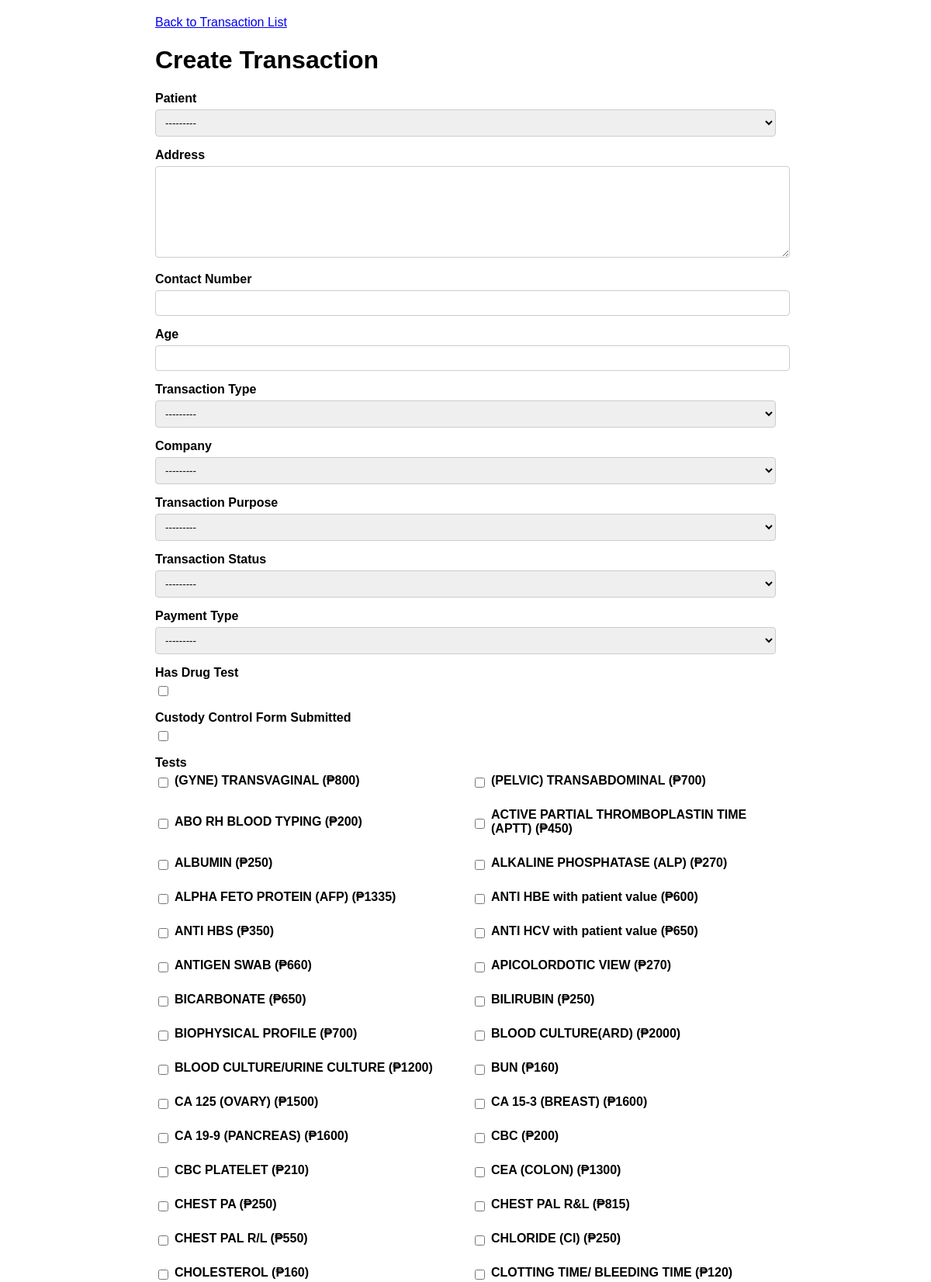
/transactions/transaction/new/ (signed in, upper part), run on the app's committed database.
### tests/models.py (models this page shows, shortened)
class Test(models.Model):
    TEST_CATEGORY_CHOICES = [
        ('Hematology', 'Hematology'),
        ('Clinical Microscopy', 'Clinical Microscopy'),
        ('Pregnancy Test', 'Pregnancy Test'),
        ('Blood Chemistry', 'Blood Chemistry'),
        ('Liver Function', 'Liver Function'),
        ('Electrolytes', 'Electrolytes'),
        ('Tumor Markers', 'Tumor Markers'),
        ('Serology', 'Serology'),
        ('Immunology', 'Immunology'),
        ('Hormone', 'Hormone'),
        ('Hepatitis', 'Hepatitis'),
        ('Xray', 'Xray'),
        ('Ultrasound', 'Ultrasound'),
        ('Xray', 'Xray'),
        ('Others', 'Others')
    ]
    test_name = models.CharField(max_length=50)
    test_price = models.PositiveIntegerField()
    test_package_exclusion_rate = models.PositiveIntegerField()
    test_category = models.CharField(max_length=50, choices=TEST_CATEGORY_CHOICES)

### transactions/views.py (the view, shortened to what this page needs)
# urls.py: path('transaction/new/', views.TransactionCreateView.as_view(), name='transaction_new'),
@method_decorator(login_required, name='dispatch')
class TransactionCreateView(CreateView):
    model = Transaction
    form_class = TransactionForm
    template_name = 'transactions/transaction_form.html'
    success_url = reverse_lazy('transaction_list')

### transactions/forms.py
class TransactionForm(forms.ModelForm):
    tests = forms.ModelMultipleChoiceField(
        queryset=Test.objects.all().order_by('test_name'),
        widget=forms.CheckboxSelectMultiple(),
        required=False,
        label='Select Tests'
    )
    class Meta:
        model = Transaction
        fields = [
            'patient',
            'address',
            'contact_no',
            'age',
            'transaction_type',
            'company',
            'payment_type',
            'transaction_purpose',
            'has_drug_test',
            'custody_control_form_submitted',
            'transaction_status',
            'discount_type',
            'discount_rate',
            'discounted_total',
            'transaction_total'
        ]
    def __init__(self, *args, **kwargs):
        super().__init__(*args, **kwargs)
        self.fields['patient'].queryset = Patient.objects.all().order_by('last_name', 'first_name')
        self.fields['company'].queryset = Company.objects.all().order_by('company_name')
        if self.instance.pk:
            self.fields['tests'].initial = self.instance.transaction_tests.values_list('test_id', flat=True)

### companies/models.py (called while the page is built)
    def __str__(self):
        return f"{self.company_name}"

### patients/models.py (called while the page is built)
    def __str__(self):
        return f"{self.last_name}, {self.first_name} {self.middle_name}"

### transactions/templates/transactions/transaction_form.html (shortened to what this page needs)
<!DOCTYPE html>
<html>
<head>
</head>
<body>
    <div class="nav">
        <a href="{% url 'transaction_list' %}">Back to Transaction List</a>
    </div>
    <h1>{% if form.instance.pk %}Edit{% else %}Create{% endif %} Transaction</h1>
    <form method="POST">
        <div class="form-group">
            <label for="patient">Patient</label>
            {{ form.patient }}
        </div>
        <div class="form-group">
            <label for="address">Address</label>
            {{ form.address }}
        </div>
        <div class="form-group">
            <label for="contact_no">Contact Number</label>
            {{ form.contact_no }}
        </div>
        <div class="form-group">
            <label for="age">Age</label>
            {{ form.age }}
        </div>
        <div class="form-group">
            <label for="transaction_type">Transaction Type</label>
            {{ form.transaction_type }}
        </div>
        <div class="form-group">
            <label for="company_id">Company</label>
            {{ form.company }}
        </div>
        <div class="form-group">
            <label for="transaction_purpose">Transaction Purpose</label>
            {{ form.transaction_purpose }}
        </div>
        <div class="form-group">
            <label for="transaction_purpose">Transaction Status</label>
            {{ form.transaction_status }}
        </div>
        <div class="form-group">
            <label for="payment_type">Payment Type</label>
            {{ form.payment_type }}
        </div>
        <div class="form-group">
            <label for="has_drug_test">Has Drug Test</label>
            {{ form.has_drug_test }}
        </div>
        <div class="form-group">
            <label for="custody_control_form_submitted">Custody Control Form Submitted</label>
            {{ form.custody_control_form_submitted }}
        </div>
        <div class="form-group">
            <label for="tests">Tests</label>
            <div class="tests-container">
                {% for test in form.fields.tests.queryset %}
                    <div class="test-option">
                        <input type="checkbox"
                            name="tests"
                            value="{{ test.pk }}"
                            id="test_{{ test.pk }}"
                            data-price="{{ test.test_price }}"
                            {% if test.pk in form.initial.tests %}checked{% endif %}>
                        <label for="test_{{ test.pk }}">{{ test.test_name }} (₱{{ test.test_price }})</label>
                    </div>
                {% endfor %}
            </div>
        </div>
    </form>
</body>
</html>

### transactions/templates/transactions/transaction_form.html (style rules this page uses)
body { font-family: Arial, sans-serif; max-width: 800px; margin: 0 auto; padding: 20px; }
.form-group { margin-bottom: 15px; }
label { display: block; margin-bottom: 5px; font-weight: bold; }
input[type="text"], input[type="email"], input[type="date"], input[type="number"], textarea, select { width: 100%; padding: 8px; border: 1px solid #ccc; border-radius: 4px; }
textarea { height: 100px; }
.nav { margin-bottom: 20px; }
.nav a { margin-right: 15px; }
.tests-container { display: grid; grid-template-columns: 1fr; gap: 8px; }
@media (min-width: 768px) { .tests-container { grid-template-columns: 1fr 1fr; gap: 16px; } }
.test-option { display: flex; align-items: center; margin-bottom: 5px; }
.test-option input[type="checkbox"] { margin-right: 8px; }

### data on the page
Test: test_name "(GYNE) TRANSVAGINAL", test_price "800"
Test: test_name "(PELVIC) TRANSABDOMINAL", test_price "700"
Test: test_name "ABO RH BLOOD TYPING", test_price "200"
Test: test_name "ACTIVE PARTIAL THROMBOPLASTIN TIME (APTT)", test_price "450"
Test: test_name "ALBUMIN", test_price "250"
Test: test_name "ALKALINE PHOSPHATASE (ALP)", test_price "270"
Test: test_name "ALPHA FETO PROTEIN (AFP)", test_price "1335"
Test: test_name "ANTI HBE with patient value", test_price "600"
Test: test_name "ANTI HBS", test_price "350"
Test: test_name "ANTI HCV with patient value", test_price "650"
Test: test_name "ANTIGEN SWAB", test_price "660"
Test: test_name "APICOLORDOTIC VIEW", test_price "270"
Test: test_name "BICARBONATE", test_price "650"
Test: test_name "BILIRUBIN", test_price "250"
Test: test_name "BIOPHYSICAL PROFILE", test_price "700"
Test: test_name "BLOOD CULTURE(ARD)", test_price "2000"
Test: test_name "BLOOD CULTURE/URINE CULTURE", test_price "1200"
Test: test_name "BUN", test_price "160"
Test: test_name "CA 125 (OVARY)", test_price "1500"
Test: test_name "CA 15-3 (BREAST)", test_price "1600"
Test: test_name "CA 19-9 (PANCREAS)", test_price "1600"
Test: test_name "CBC", test_price "200"
Test: test_name "CBC PLATELET", test_price "210"
Test: test_name "CEA (COLON)", test_price "1300"
Test: test_name "CHEST PA", test_price "250"
Test: test_name "CHEST PAL R&L", test_price "815"
Test: test_name "CHEST PAL R/L", test_price "550"
Test: test_name "CHLORIDE (Cl)", test_price "250"
Test: test_name "CHOLESTEROL", test_price "160"
Test: test_name "CLOTTING TIME/ BLEEDING TIME", test_price "120"
